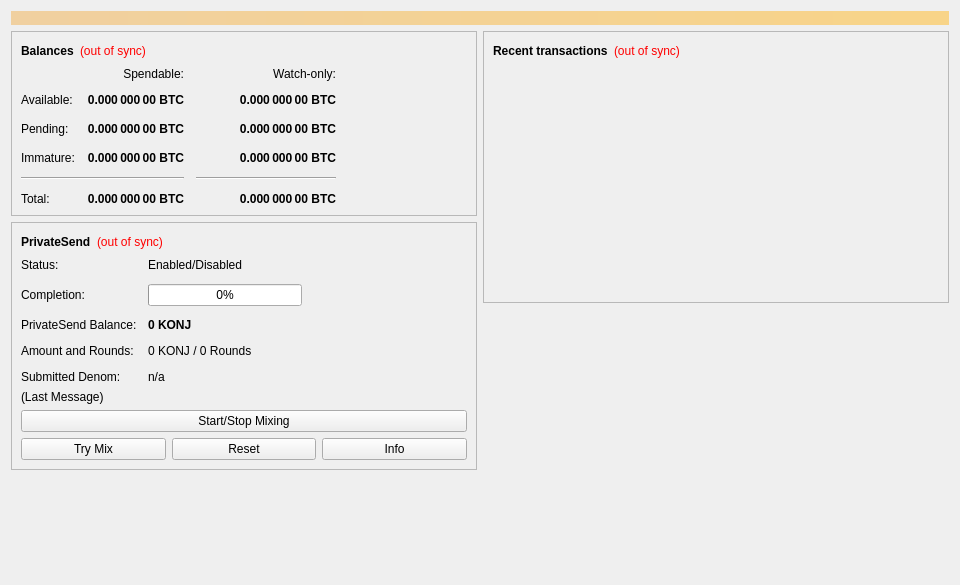
<?xml version="1.0" encoding="UTF-8"?>
<ui version="4.0">
 <class>OverviewPage</class>
 <widget class="QWidget" name="OverviewPage">
  <property name="geometry">
   <rect>
    <x>0</x>
    <y>0</y>
    <width>960</width>
    <height>585</height>
   </rect>
  </property>
  <property name="minimumSize">
   <size>
    <width>960</width>
    <height>0</height>
   </size>
  </property>
  <property name="windowTitle">
   <string>Form</string>
  </property>
  <layout class="QVBoxLayout" name="topLayout">
   <item>
    <widget class="QLabel" name="labelAlerts">
     <property name="visible">
      <bool>false</bool>
     </property>
     <property name="styleSheet">
      <string notr="true">background-color: qlineargradient(x1: 0, y1: 0, x2: 1, y2: 0, stop:0 #F0D0A0, stop:1 #F8D488); color:#000000;</string>
     </property>
     <property name="wordWrap">
      <bool>true</bool>
     </property>
     <property name="margin">
      <number>3</number>
     </property>
    </widget>
   </item>
   <item>
    <layout class="QHBoxLayout" name="horizontalLayout" stretch="1,1">
     <item>
      <layout class="QVBoxLayout" name="verticalLayout_2">
       <item>
        <widget class="QFrame" name="frame">
         <property name="frameShape">
          <enum>QFrame::StyledPanel</enum>
         </property>
         <property name="frameShadow">
          <enum>QFrame::Raised</enum>
         </property>
         <layout class="QVBoxLayout" name="verticalLayout_4">
          <item>
           <layout class="QHBoxLayout" name="horizontalLayout_4">
            <item>
             <widget class="QLabel" name="label_5">
              <property name="font">
               <font>
                <weight>75</weight>
                <bold>true</bold>
               </font>
              </property>
              <property name="text">
               <string>Balances</string>
              </property>
             </widget>
            </item>
            <item>
             <widget class="QLabel" name="labelWalletStatus">
              <property name="toolTip">
               <string>The displayed information may be out of date. Your wallet automatically synchronizes with the Konjungate network after a connection is established, but this process has not completed yet.</string>
              </property>
              <property name="styleSheet">
               <string notr="true">QLabel { color: red; }</string>
              </property>
              <property name="text">
               <string notr="true">(out of sync)</string>
              </property>
              <property name="alignment">
               <set>Qt::AlignLeading|Qt::AlignLeft|Qt::AlignVCenter</set>
              </property>
             </widget>
            </item>
            <item>
             <spacer name="horizontalSpacer_3">
              <property name="orientation">
               <enum>Qt::Horizontal</enum>
              </property>
              <property name="sizeHint" stdset="0">
               <size>
                <width>40</width>
                <height>20</height>
               </size>
              </property>
             </spacer>
            </item>
           </layout>
          </item>
          <item>
           <layout class="QGridLayout" name="gridLayout">
            <property name="spacing">
             <number>12</number>
            </property>
            <item row="2" column="2">
             <widget class="QLabel" name="labelWatchPending">
              <property name="font">
               <font>
                <weight>75</weight>
                <bold>true</bold>
               </font>
              </property>
              <property name="cursor">
               <cursorShape>IBeamCursor</cursorShape>
              </property>
              <property name="toolTip">
               <string>Unconfirmed transactions to watch-only addresses</string>
              </property>
              <property name="text">
               <string notr="true">0.000 000 00 BTC</string>
              </property>
              <property name="alignment">
               <set>Qt::AlignRight|Qt::AlignTrailing|Qt::AlignVCenter</set>
              </property>
              <property name="textInteractionFlags">
               <set>Qt::LinksAccessibleByMouse|Qt::TextSelectableByKeyboard|Qt::TextSelectableByMouse</set>
              </property>
             </widget>
            </item>
            <item row="2" column="1">
             <widget class="QLabel" name="labelUnconfirmed">
              <property name="font">
               <font>
                <weight>75</weight>
                <bold>true</bold>
               </font>
              </property>
              <property name="cursor">
               <cursorShape>IBeamCursor</cursorShape>
              </property>
              <property name="toolTip">
               <string>Total of transactions that have yet to be confirmed, and do not yet count toward the spendable balance</string>
              </property>
              <property name="text">
               <string notr="true">0.000 000 00 BTC</string>
              </property>
              <property name="alignment">
               <set>Qt::AlignRight|Qt::AlignTrailing|Qt::AlignVCenter</set>
              </property>
              <property name="textInteractionFlags">
               <set>Qt::LinksAccessibleByMouse|Qt::TextSelectableByKeyboard|Qt::TextSelectableByMouse</set>
              </property>
             </widget>
            </item>
            <item row="3" column="2">
             <widget class="QLabel" name="labelWatchImmature">
              <property name="font">
               <font>
                <weight>75</weight>
                <bold>true</bold>
               </font>
              </property>
              <property name="cursor">
               <cursorShape>IBeamCursor</cursorShape>
              </property>
              <property name="toolTip">
               <string>Mined balance in watch-only addresses that has not yet matured</string>
              </property>
              <property name="text">
               <string notr="true">0.000 000 00 BTC</string>
              </property>
              <property name="alignment">
               <set>Qt::AlignRight|Qt::AlignTrailing|Qt::AlignVCenter</set>
              </property>
              <property name="textInteractionFlags">
               <set>Qt::LinksAccessibleByMouse|Qt::TextSelectableByKeyboard|Qt::TextSelectableByMouse</set>
              </property>
             </widget>
            </item>
            <item row="4" column="0" colspan="2">
             <widget class="Line" name="lineSpendableBalance">
              <property name="orientation">
               <enum>Qt::Horizontal</enum>
              </property>
             </widget>
            </item>
            <item row="4" column="2">
             <widget class="Line" name="lineWatchBalance">
              <property name="sizePolicy">
               <sizepolicy hsizetype="Preferred" vsizetype="Fixed">
                <horstretch>0</horstretch>
                <verstretch>0</verstretch>
               </sizepolicy>
              </property>
              <property name="minimumSize">
               <size>
                <width>140</width>
                <height>0</height>
               </size>
              </property>
              <property name="orientation">
               <enum>Qt::Horizontal</enum>
              </property>
             </widget>
            </item>
            <item row="5" column="0">
             <widget class="QLabel" name="labelTotalText">
              <property name="text">
               <string>Total:</string>
              </property>
             </widget>
            </item>
            <item row="3" column="1">
             <widget class="QLabel" name="labelImmature">
              <property name="font">
               <font>
                <weight>75</weight>
                <bold>true</bold>
               </font>
              </property>
              <property name="cursor">
               <cursorShape>IBeamCursor</cursorShape>
              </property>
              <property name="toolTip">
               <string>Mined balance that has not yet matured</string>
              </property>
              <property name="text">
               <string notr="true">0.000 000 00 BTC</string>
              </property>
              <property name="alignment">
               <set>Qt::AlignRight|Qt::AlignTrailing|Qt::AlignVCenter</set>
              </property>
              <property name="textInteractionFlags">
               <set>Qt::LinksAccessibleByMouse|Qt::TextSelectableByKeyboard|Qt::TextSelectableByMouse</set>
              </property>
             </widget>
            </item>
            <item row="2" column="3">
             <spacer name="horizontalSpacer_2">
              <property name="orientation">
               <enum>Qt::Horizontal</enum>
              </property>
              <property name="sizeHint" stdset="0">
               <size>
                <width>40</width>
                <height>20</height>
               </size>
              </property>
             </spacer>
            </item>
            <item row="3" column="0">
             <widget class="QLabel" name="labelImmatureText">
              <property name="text">
               <string>Immature:</string>
              </property>
             </widget>
            </item>
            <item row="5" column="1">
             <widget class="QLabel" name="labelTotal">
              <property name="font">
               <font>
                <weight>75</weight>
                <bold>true</bold>
               </font>
              </property>
              <property name="cursor">
               <cursorShape>IBeamCursor</cursorShape>
              </property>
              <property name="toolTip">
               <string>Your current total balance</string>
              </property>
              <property name="text">
               <string notr="true">0.000 000 00 BTC</string>
              </property>
              <property name="alignment">
               <set>Qt::AlignRight|Qt::AlignTrailing|Qt::AlignVCenter</set>
              </property>
              <property name="textInteractionFlags">
               <set>Qt::LinksAccessibleByMouse|Qt::TextSelectableByKeyboard|Qt::TextSelectableByMouse</set>
              </property>
             </widget>
            </item>
            <item row="5" column="2">
             <widget class="QLabel" name="labelWatchTotal">
              <property name="font">
               <font>
                <weight>75</weight>
                <bold>true</bold>
               </font>
              </property>
              <property name="cursor">
               <cursorShape>IBeamCursor</cursorShape>
              </property>
              <property name="toolTip">
               <string>Current total balance in watch-only addresses</string>
              </property>
              <property name="text">
               <string notr="true">0.000 000 00 BTC</string>
              </property>
              <property name="alignment">
               <set>Qt::AlignRight|Qt::AlignTrailing|Qt::AlignVCenter</set>
              </property>
              <property name="textInteractionFlags">
               <set>Qt::LinksAccessibleByMouse|Qt::TextSelectableByKeyboard|Qt::TextSelectableByMouse</set>
              </property>
             </widget>
            </item>
            <item row="0" column="2">
             <widget class="QLabel" name="labelWatchonly">
              <property name="text">
               <string>Watch-only:</string>
              </property>
              <property name="alignment">
               <set>Qt::AlignRight|Qt::AlignTrailing|Qt::AlignVCenter</set>
              </property>
             </widget>
            </item>
            <item row="1" column="0">
             <widget class="QLabel" name="labelBalanceText">
              <property name="text">
               <string>Available:</string>
              </property>
             </widget>
            </item>
            <item row="1" column="1">
             <widget class="QLabel" name="labelBalance">
              <property name="font">
               <font>
                <weight>75</weight>
                <bold>true</bold>
               </font>
              </property>
              <property name="cursor">
               <cursorShape>IBeamCursor</cursorShape>
              </property>
              <property name="toolTip">
               <string>Your current spendable balance</string>
              </property>
              <property name="text">
               <string notr="true">0.000 000 00 BTC</string>
              </property>
              <property name="alignment">
               <set>Qt::AlignRight|Qt::AlignTrailing|Qt::AlignVCenter</set>
              </property>
              <property name="textInteractionFlags">
               <set>Qt::LinksAccessibleByMouse|Qt::TextSelectableByKeyboard|Qt::TextSelectableByMouse</set>
              </property>
             </widget>
            </item>
            <item row="1" column="2">
             <widget class="QLabel" name="labelWatchAvailable">
              <property name="font">
               <font>
                <weight>75</weight>
                <bold>true</bold>
               </font>
              </property>
              <property name="cursor">
               <cursorShape>IBeamCursor</cursorShape>
              </property>
              <property name="toolTip">
               <string>Your current balance in watch-only addresses</string>
              </property>
              <property name="text">
               <string notr="true">0.000 000 00 BTC</string>
              </property>
              <property name="alignment">
               <set>Qt::AlignRight|Qt::AlignTrailing|Qt::AlignVCenter</set>
              </property>
              <property name="textInteractionFlags">
               <set>Qt::LinksAccessibleByMouse|Qt::TextSelectableByKeyboard|Qt::TextSelectableByMouse</set>
              </property>
             </widget>
            </item>
            <item row="2" column="0">
             <widget class="QLabel" name="labelPendingText">
              <property name="text">
               <string>Pending:</string>
              </property>
             </widget>
            </item>
            <item row="0" column="1">
             <widget class="QLabel" name="labelSpendable">
              <property name="text">
               <string>Spendable:</string>
              </property>
              <property name="alignment">
               <set>Qt::AlignRight|Qt::AlignTrailing|Qt::AlignVCenter</set>
              </property>
             </widget>
            </item>
           </layout>
          </item>
         </layout>
        </widget>
       </item>
       <item>
        <widget class="QFrame" name="framePrivateSend">
         <property name="layoutDirection">
          <enum>Qt::LeftToRight</enum>
         </property>
         <property name="frameShape">
          <enum>QFrame::StyledPanel</enum>
         </property>
         <property name="frameShadow">
          <enum>QFrame::Raised</enum>
         </property>
         <layout class="QVBoxLayout" name="VerticalLayout_PS1">
          <item>
           <layout class="QHBoxLayout" name="horizontalLayout_5">
            <item>
             <widget class="QLabel" name="labelPrivateSendHeader">
              <property name="font">
               <font>
                <weight>75</weight>
                <bold>true</bold>
               </font>
              </property>
              <property name="text">
               <string>PrivateSend</string>
              </property>
             </widget>
            </item>
            <item>
             <widget class="QLabel" name="labelPrivateSendSyncStatus">
              <property name="toolTip">
               <string>The displayed information may be out of date. Your wallet automatically synchronizes with the Konjungate network after a connection is established, but this process has not completed yet.</string>
              </property>
              <property name="styleSheet">
               <string notr="true">QLabel { color: red; }</string>
              </property>
              <property name="text">
               <string notr="true">(out of sync)</string>
              </property>
              <property name="alignment">
               <set>Qt::AlignLeading|Qt::AlignLeft|Qt::AlignVCenter</set>
              </property>
             </widget>
            </item>
            <item>
             <spacer name="horizontalSpacer_4">
              <property name="orientation">
               <enum>Qt::Horizontal</enum>
              </property>
              <property name="sizeHint" stdset="0">
               <size>
                <width>40</width>
                <height>20</height>
               </size>
              </property>
             </spacer>
            </item>
           </layout>
          </item>
          <item>
           <layout class="QFormLayout" name="privateSendFormLayout">
            <property name="fieldGrowthPolicy">
             <enum>QFormLayout::AllNonFixedFieldsGrow</enum>
            </property>
            <property name="horizontalSpacing">
             <number>11</number>
            </property>
            <property name="verticalSpacing">
             <number>12</number>
            </property>
            <item row="0" column="0">
             <widget class="QLabel" name="labelPrivateSendEnabledText">
              <property name="text">
               <string>Status:</string>
              </property>
             </widget>
            </item>
            <item row="0" column="1">
             <widget class="QLabel" name="labelPrivateSendEnabled">
              <property name="text">
               <string>Enabled/Disabled</string>
              </property>
             </widget>
            </item>
            <item row="1" column="0">
             <widget class="QLabel" name="labelCompletitionText">
              <property name="text">
               <string>Completion:</string>
              </property>
             </widget>
            </item>
            <item row="1" column="1">
             <widget class="QProgressBar" name="privateSendProgress">
              <property name="maximumSize">
               <size>
                <width>154</width>
                <height>16777215</height>
               </size>
              </property>
              <property name="value">
               <number>0</number>
              </property>
             </widget>
            </item>
            <item row="2" column="0">
             <widget class="QLabel" name="labelAnonymizedText">
              <property name="text">
               <string>PrivateSend Balance:</string>
              </property>
             </widget>
            </item>
            <item row="2" column="1">
             <widget class="QLabel" name="labelAnonymized">
              <property name="font">
               <font>
                <weight>75</weight>
                <bold>true</bold>
               </font>
              </property>
              <property name="text">
               <string notr="true">0 KONJ</string>
              </property>
             </widget>
            </item>
            <item row="3" column="0">
             <widget class="QLabel" name="labelAmountAndRoundsText">
              <property name="text">
               <string>Amount and Rounds:</string>
              </property>
             </widget>
            </item>
            <item row="3" column="1">
             <widget class="QLabel" name="labelAmountRounds">
              <property name="text">
               <string>0 KONJ / 0 Rounds</string>
              </property>
             </widget>
            </item>
            <item row="4" column="0">
             <widget class="QLabel" name="labelSubmittedDenomText">
              <property name="text">
               <string>Submitted Denom:</string>
              </property>
             </widget>
            </item>
            <item row="4" column="1">
             <widget class="QLabel" name="labelSubmittedDenom">
              <property name="toolTip">
               <string>The denominations you submitted to the Masternode.&lt;br&gt;To mix, other users must submit the exact same denominations.</string>
              </property>
              <property name="text">
               <string>n/a</string>
              </property>
             </widget>
            </item>
           </layout>
          </item>
          <item>
           <layout class="QVBoxLayout" name="VerticalLayout_PS">
            <item>
             <widget class="QLabel" name="labelPrivateSendLastMessage">
              <property name="text">
               <string>(Last Message)</string>
              </property>
              <property name="alignment">
               <set>Qt::AlignLeading|Qt::AlignLeft|Qt::AlignTop</set>
              </property>
              <property name="wordWrap">
               <bool>true</bool>
              </property>
             </widget>
            </item>
            <item>
             <widget class="QPushButton" name="togglePrivateSend">
              <property name="sizePolicy">
               <sizepolicy hsizetype="MinimumExpanding" vsizetype="Fixed">
                <horstretch>0</horstretch>
                <verstretch>0</verstretch>
               </sizepolicy>
              </property>
              <property name="text">
               <string>Start/Stop Mixing</string>
              </property>
             </widget>
            </item>
            <item>
             <layout class="QHBoxLayout" name="horizontalLayout_debugbuttons">
              <item>
               <widget class="QPushButton" name="privateSendAuto">
                <property name="sizePolicy">
                 <sizepolicy hsizetype="MinimumExpanding" vsizetype="Fixed">
                  <horstretch>0</horstretch>
                  <verstretch>0</verstretch>
                 </sizepolicy>
                </property>
                <property name="toolTip">
                 <string>Try to manually submit a PrivateSend request.</string>
                </property>
                <property name="text">
                 <string>Try Mix</string>
                </property>
               </widget>
              </item>
              <item>
               <widget class="QPushButton" name="privateSendReset">
                <property name="sizePolicy">
                 <sizepolicy hsizetype="MinimumExpanding" vsizetype="Fixed">
                  <horstretch>0</horstretch>
                  <verstretch>0</verstretch>
                 </sizepolicy>
                </property>
                <property name="toolTip">
                 <string>Reset the current status of PrivateSend (can interrupt PrivateSend if it's in the process of Mixing, which can cost you money!)</string>
                </property>
                <property name="autoFillBackground">
                 <bool>false</bool>
                </property>
                <property name="text">
                 <string>Reset</string>
                </property>
               </widget>
              </item>
              <item>
               <widget class="QPushButton" name="privateSendInfo">
                <property name="sizePolicy">
                 <sizepolicy hsizetype="MinimumExpanding" vsizetype="Fixed">
                  <horstretch>0</horstretch>
                  <verstretch>0</verstretch>
                 </sizepolicy>
                </property>
                <property name="toolTip">
                 <string>Information about PrivateSend and Mixing</string>
                </property>
                <property name="text">
                 <string>Info</string>
                </property>
               </widget>
              </item>
             </layout>
            </item>
           </layout>
          </item>
         </layout>
        </widget>
       </item>
       <item>
        <spacer name="verticalSpacer">
         <property name="orientation">
          <enum>Qt::Vertical</enum>
         </property>
         <property name="sizeHint" stdset="0">
          <size>
           <width>20</width>
           <height>40</height>
          </size>
         </property>
        </spacer>
       </item>
      </layout>
     </item>
     <item>
      <layout class="QVBoxLayout" name="verticalLayout_3">
       <item>
        <widget class="QFrame" name="frame_2">
         <property name="frameShape">
          <enum>QFrame::StyledPanel</enum>
         </property>
         <property name="frameShadow">
          <enum>QFrame::Raised</enum>
         </property>
         <layout class="QVBoxLayout" name="verticalLayout">
          <item>
           <layout class="QHBoxLayout" name="horizontalLayout_2">
            <item>
             <widget class="QLabel" name="label_4">
              <property name="font">
               <font>
                <weight>75</weight>
                <bold>true</bold>
               </font>
              </property>
              <property name="text">
               <string>Recent transactions</string>
              </property>
             </widget>
            </item>
            <item>
             <widget class="QLabel" name="labelTransactionsStatus">
              <property name="toolTip">
               <string>The displayed information may be out of date. Your wallet automatically synchronizes with the Konjungate network after a connection is established, but this process has not completed yet.</string>
              </property>
              <property name="styleSheet">
               <string notr="true">QLabel { color: red; }</string>
              </property>
              <property name="text">
               <string notr="true">(out of sync)</string>
              </property>
              <property name="alignment">
               <set>Qt::AlignLeading|Qt::AlignLeft|Qt::AlignVCenter</set>
              </property>
             </widget>
            </item>
            <item>
             <spacer name="horizontalSpacer">
              <property name="orientation">
               <enum>Qt::Horizontal</enum>
              </property>
              <property name="sizeHint" stdset="0">
               <size>
                <width>40</width>
                <height>20</height>
               </size>
              </property>
             </spacer>
            </item>
           </layout>
          </item>
          <item>
           <widget class="QListView" name="listTransactions">
            <property name="styleSheet">
             <string notr="true">QListView { background: transparent; }</string>
            </property>
            <property name="frameShape">
             <enum>QFrame::NoFrame</enum>
            </property>
            <property name="verticalScrollBarPolicy">
             <enum>Qt::ScrollBarAlwaysOff</enum>
            </property>
            <property name="horizontalScrollBarPolicy">
             <enum>Qt::ScrollBarAlwaysOff</enum>
            </property>
            <property name="selectionMode">
             <enum>QAbstractItemView::NoSelection</enum>
            </property>
           </widget>
          </item>
         </layout>
        </widget>
       </item>
       <item>
        <spacer name="verticalSpacer_2">
         <property name="orientation">
          <enum>Qt::Vertical</enum>
         </property>
         <property name="sizeHint" stdset="0">
          <size>
           <width>20</width>
           <height>40</height>
          </size>
         </property>
        </spacer>
       </item>
      </layout>
     </item>
    </layout>
   </item>
  </layout>
 </widget>
 <resources/>
 <connections/>
</ui>
